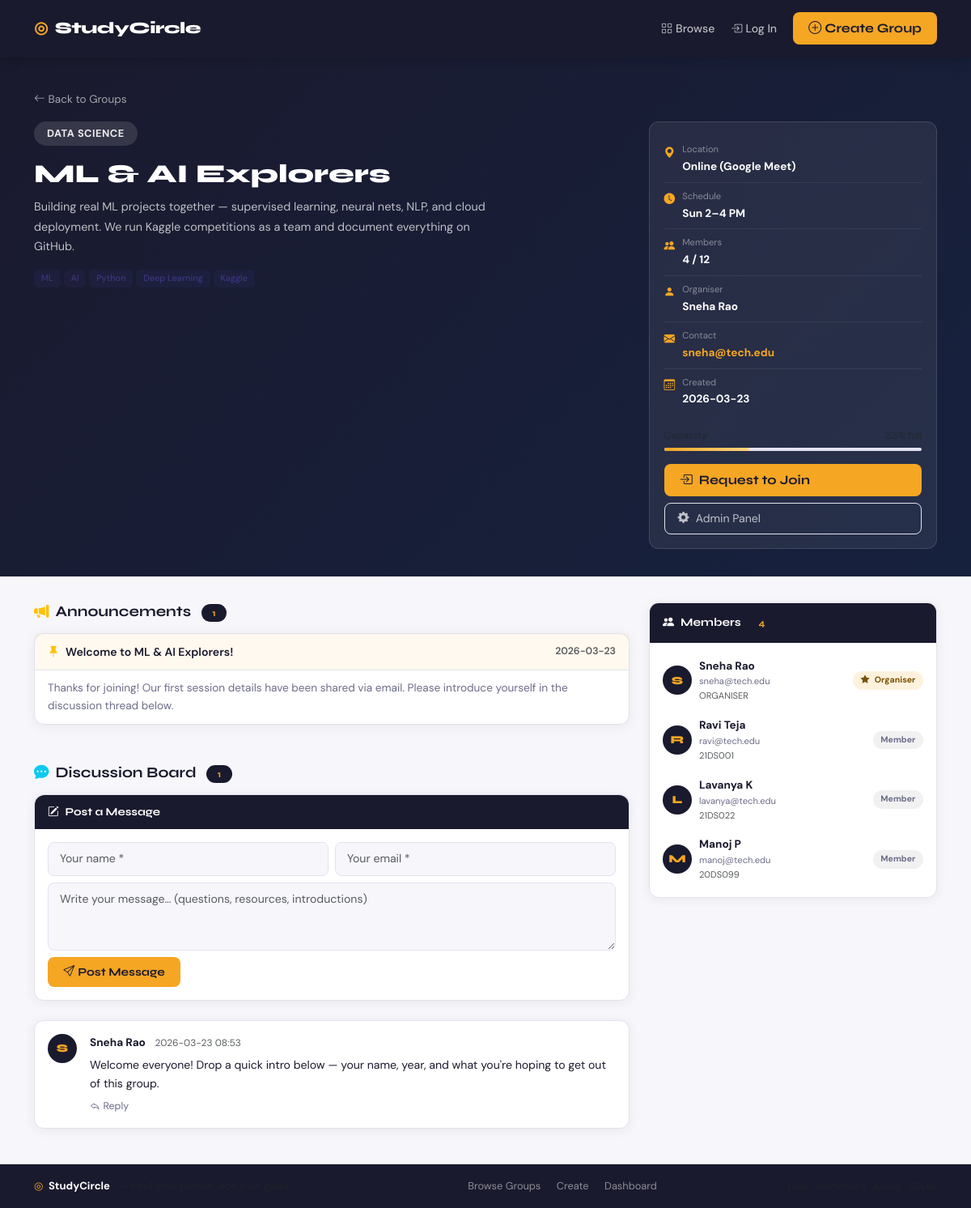
/group/4, run on the app's committed database.
### tables this page shows
CREATE TABLE study_groups (
        id            INTEGER PRIMARY KEY AUTOINCREMENT,
        name          TEXT    NOT NULL,
        subject       TEXT    NOT NULL,
        description   TEXT    NOT NULL,
        location      TEXT    NOT NULL,
        schedule      TEXT    NOT NULL,
        max_members   INTEGER NOT NULL DEFAULT 10,
        organiser     TEXT    NOT NULL,
        contact_email TEXT    NOT NULL,
        tags          TEXT    DEFAULT '',
        status        TEXT    DEFAULT 'open',
        created_at    TEXT    NOT NULL
    );

CREATE TABLE announcements (
        id        INTEGER PRIMARY KEY AUTOINCREMENT,
        group_id  INTEGER NOT NULL REFERENCES study_groups(id) ON DELETE CASCADE,
        title     TEXT    NOT NULL,
        body      TEXT    NOT NULL,
        posted_at TEXT    NOT NULL
    );

CREATE TABLE discussions (
        id         INTEGER PRIMARY KEY AUTOINCREMENT,
        group_id   INTEGER NOT NULL REFERENCES study_groups(id) ON DELETE CASCADE,
        author     TEXT    NOT NULL,
        email      TEXT    NOT NULL,
        message    TEXT    NOT NULL,
        parent_id  INTEGER DEFAULT NULL,
        posted_at  TEXT    NOT NULL
    );

CREATE TABLE members (
        id            INTEGER PRIMARY KEY AUTOINCREMENT,
        group_id      INTEGER NOT NULL REFERENCES study_groups(id) ON DELETE CASCADE,
        full_name     TEXT    NOT NULL,
        email         TEXT    NOT NULL,
        student_id    TEXT    NOT NULL,
        role          TEXT    DEFAULT 'member',
        joined_at     TEXT    NOT NULL
    );

### app.py (the view)
@app.route("/group/<int:gid>")
def group_detail(gid):
    db    = get_db()
    group = db.execute("SELECT * FROM study_groups WHERE id=?", (gid,)).fetchone()
    if not group:
        abort(404)
    mc      = member_count(db, gid)
    pc      = pending_count(db, gid)
    members = db.execute(
        "SELECT * FROM members WHERE group_id=? ORDER BY role DESC, joined_at", (gid,)
    ).fetchall()
    announcements = db.execute(
        "SELECT * FROM announcements WHERE group_id=? ORDER BY posted_at DESC", (gid,)
    ).fetchall()
    top_posts = db.execute(
        "SELECT * FROM discussions WHERE group_id=? AND parent_id IS NULL ORDER BY posted_at DESC",
        (gid,)
    ).fetchall()
    replies_raw = db.execute(
        "SELECT * FROM discussions WHERE group_id=? AND parent_id IS NOT NULL ORDER BY posted_at",
        (gid,)
    ).fetchall()
    replies = {}
    for r in replies_raw:
        replies.setdefault(r["parent_id"], []).append(dict(r))
    is_organiser = (
        current_user() and
        current_user().lower() == group["contact_email"].lower()
    )
    return render_template("group_detail.html",
        group=dict(group), mc=mc, pc=pc,
        members=members, announcements=announcements,
        top_posts=top_posts, replies=replies,
        is_organiser=is_organiser)

### app.py (called while the page is built)
def get_db():
    if "db" not in g:
        g.db = sqlite3.connect(DB)
        g.db.row_factory = sqlite3.Row
        g.db.execute("PRAGMA foreign_keys = ON")
    return g.db

def member_count(db, gid):
    return db.execute(
        "SELECT COUNT(*) FROM members WHERE group_id=?", (gid,)
    ).fetchone()[0]

def pending_count(db, gid):
    return db.execute(
        "SELECT COUNT(*) FROM join_requests WHERE group_id=? AND status='pending'",
        (gid,)
    ).fetchone()[0]

def current_user():
    return session.get("user_email")

@app.context_processor
def inject_user():
    return {
        "current_user_email": current_user(),
        "current_user_name":  session.get("user_name"),
    }

### templates/group_detail.html (shortened to what this page needs)
{% extends "base.html" %}
{% block content %}
<section class="sc-detail-hero">
  <div class="container">
    <div class="mb-3">
      <a href="{{ url_for('index') }}" class="sc-back">
        <i class="bi bi-arrow-left me-1"></i>Back to Groups
      </a>
    </div>
    <div class="row g-4 align-items-start">
      <div class="col-lg-8">
        <span class="sc-sbadge-lg mb-2 d-inline-block">{{ group['subject'] }}</span>
        <h1 class="sc-dtitle mt-2">{{ group['name'] }}</h1>
        <p class="sc-ddesc">{{ group['description'] }}</p>
        {% if group['tags'] %}
          <div class="sc-tags mt-2">
            {% for tag in group['tags'].split(',') %}
              <a href="{{ url_for('index', tag=tag.strip()) }}" class="sc-tag">
                {{ tag.strip() }}
              </a>
            {% endfor %}
          </div>
        {% endif %}
      </div>
      <div class="col-lg-4">
        <div class="sc-info-card">
          <ul class="sc-info-list">
            <li>
              <i class="bi bi-geo-alt-fill"></i>
              <div><small>Location</small><strong>{{ group['location'] }}</strong></div>
            </li>
            <li>
              <i class="bi bi-clock-fill"></i>
              <div><small>Schedule</small><strong>{{ group['schedule'] }}</strong></div>
            </li>
            <li>
              <i class="bi bi-people-fill"></i>
              <div>
                <small>Members</small>
                <strong>{{ mc }} / {{ group['max_members'] }}</strong>
              </div>
            </li>
            <li>
              <i class="bi bi-person-fill"></i>
              <div><small>Organiser</small><strong>{{ group['organiser'] }}</strong></div>
            </li>
            <li>
              <i class="bi bi-envelope-fill"></i>
              <div>
                <small>Contact</small>
                <strong>
                  <a href="mailto:{{ group['contact_email'] }}" class="sc-mail-link">
                    {{ group['contact_email'] }}
                  </a>
                </strong>
              </div>
            </li>
            <li>
              <i class="bi bi-calendar3"></i>
              <div><small>Created</small><strong>{{ group['created_at'][:10] }}</strong></div>
            </li>
          </ul>
          <div class="mt-3">
            <div class="d-flex justify-content-between mb-1">
              <small class="text-muted">Capacity</small>
              <small class="text-muted">
                {% set pct = ((mc / group['max_members']) * 100)|int %}
              </small>
            </div>
            <div class="sc-prog">
              <div class="sc-prog-fill {% if mc >= group['max_members'] %}full{% endif %}"
                   style="width:{{ pct }}%"></div>
            </div>
          </div>
          <div class="mt-3 d-grid gap-2">
            {% if mc < group['max_members'] and group['status'] == 'open' %}
              <a href="{{ url_for('join_group', gid=group['id']) }}"
                 class="btn sc-btn-acc">
                <i class="bi bi-box-arrow-in-right me-2"></i>Request to Join
              </a>
            {% elif mc >= group['max_members'] %}
              <button class="btn sc-btn-acc" disabled>
                <i class="bi bi-lock-fill me-2"></i>Group Full
              </button>
            {% else %}
              <button class="btn sc-btn-acc" disabled>Group Closed</button>
            {% endif %}
            <a href="{{ url_for('admin_panel', gid=group['id']) }}"
               class="btn sc-btn-gear-lg">
              <i class="bi bi-gear-fill me-2"></i>Admin Panel
            </a>
          </div>
        </div>
      </div>
    </div>
  </div>
</section>
<section class="sc-dbody">
  <div class="container">
    <div class="row g-4">
      <div class="col-lg-8">
        <h2 class="sc-sec-title mb-3">
          <i class="bi bi-megaphone-fill me-2 text-warning"></i>Announcements
          <span class="sc-cnt-badge ms-2">{{ announcements|length }}</span>
        </h2>
        {% if announcements %}
          {% for ann in announcements %}
            <div class="sc-ann-card mb-3">
              <div class="sc-ann-hdr">
                <span><i class="bi bi-pin-fill me-2 text-warning"></i>{{ ann['title'] }}</span>
                <small class="text-muted">{{ ann['posted_at'][:10] }}</small>
              </div>
              <div class="sc-ann-body">{{ ann['body'] }}</div>
            </div>
          {% endfor %}
        {% else %}
          <div class="sc-empty-sm mb-4">
            <i class="bi bi-megaphone text-muted me-2"></i>
            No announcements yet.
          </div>
        {% endif %}
        <div id="discuss" class="mt-5">
          <h2 class="sc-sec-title mb-3">
            <i class="bi bi-chat-dots-fill me-2 text-info"></i>Discussion Board
            <span class="sc-cnt-badge ms-2">{{ top_posts|length }}</span>
          </h2>
          <div class="sc-discuss-form mb-4">
            <div class="sc-discuss-form-hdr">
              <i class="bi bi-pencil-square me-2"></i>Post a Message
            </div>
            <div class="sc-discuss-form-body">
              <form method="POST" action="{{ url_for('post_discussion', gid=group['id']) }}" id="discussForm">
                <div class="row g-2 mb-2">
                  <div class="col-md-6">
                    <input type="text" name="author" class="form-control sc-inp"
                           placeholder="Your name *" maxlength="80" required/>
                  </div>
                  <div class="col-md-6">
                    <input type="email" name="email" class="form-control sc-inp"
                           placeholder="Your email *" required/>
                  </div>
                </div>
                <textarea name="message" class="form-control sc-inp mb-2"
                          rows="3" placeholder="Write your message… (questions, resources, introductions)"
                          maxlength="1000" required></textarea>
                <button type="submit" class="btn sc-btn-acc btn-sm">
                  <i class="bi bi-send me-1"></i>Post Message
                </button>
              </form>
            </div>
          </div>
          {% if top_posts %}
            {% for post in top_posts %}
              <div class="sc-post" id="post-{{ post['id'] }}">
                <div class="d-flex align-items-start gap-3">
                  <div class="sc-av">{{ post['author'][0]|upper }}</div>
                  <div class="flex-grow-1">
                    <div class="sc-post-hdr">
                      <strong>{{ post['author'] }}</strong>
                      <small class="text-muted ms-2">{{ post['posted_at'][:16].replace('T',' ') }}</small>
                    </div>
                    <div class="sc-post-body">{{ post['message'] }}</div>
                    <button class="sc-reply-toggle mt-2"
                            data-pid="{{ post['id'] }}">
                      <i class="bi bi-reply me-1"></i>Reply
                    </button>
                  </div>
                </div>
              </div>
            {% endfor %}
          {% else %}
            <div class="sc-empty-sm">
              <i class="bi bi-chat text-muted me-2"></i>
              No messages yet. Start the conversation!
            </div>
          {% endif %}
        </div>
      </div>
      <div class="col-lg-4">
        <div class="sc-members-card">
          <div class="sc-members-hdr">
            <i class="bi bi-people-fill me-2"></i>Members
            <span class="sc-cnt-badge ms-2">{{ mc }}</span>
          </div>
          <div class="sc-members-body">
            {% if members %}
              {% for m in members %}
                <div class="sc-mrow">
                  <div class="sc-av">{{ m['full_name'][0]|upper }}</div>
                  <div class="sc-minfo">
                    <strong>{{ m['full_name'] }}</strong>
                    <small>{{ m['email'] }}</small>
                    <small class="text-muted">{{ m['student_id'] }}</small>
                  </div>
                  <span class="sc-rbadge {{ m['role'] }}">
                    {% if m['role'] == 'organiser' %}
                      <i class="bi bi-star-fill me-1"></i>
                    {% endif %}
                    {{ m['role']|title }}
                  </span>
                </div>
              {% endfor %}
            {% else %}
              <p class="text-muted p-3 mb-0">No members yet.</p>
            {% endif %}
          </div>
        </div>
      </div>
    </div>
  </div>
</section>
{% endblock %}

### data on the page
study_groups: subject "DATA SCIENCE", name "ML & AI Explorers", description "Building real ML projects together — supervised learning, neural nets, NLP, and cloud deployment. We run Kaggle competitions as a team and document everything on GitHub.", location "Online (Google Meet)", schedule "Sun 2–4 PM", max_members "12", organiser "Sneha Rao", contact_email "sneha@tech.edu", created_at "2026-03-23"
announcements: title "Welcome to ML & AI Explorers!", posted_at "2026-03-23", body "Thanks for joining! Our first session details have been shared via email. Please introduce yourself in the discussion thread below."
discussions: author "S", author "Sneha Rao", posted_at "2026-03-23 08:53", message "Welcome everyone! Drop a quick intro below — your name, year, and what you're hoping to get out of this group."
members: full_name "S", full_name "Sneha Rao", email "sneha@tech.edu", student_id "ORGANISER", role "Organiser"
members: full_name "R", full_name "Ravi Teja", email "ravi@tech.edu", student_id "21DS001", role "Member"
members: full_name "L", full_name "Lavanya K", email "lavanya@tech.edu", student_id "21DS022", role "Member"
members: full_name "M", full_name "Manoj P", email "manoj@tech.edu", student_id "20DS099", role "Member"

### other printed values
{{ tag.strip() }} "ML" "AI" "Python" "Deep Learning" "Kaggle"
{{ mc }} "4"
{{ announcements|length }} "1"
{{ top_posts|length }} "1"
